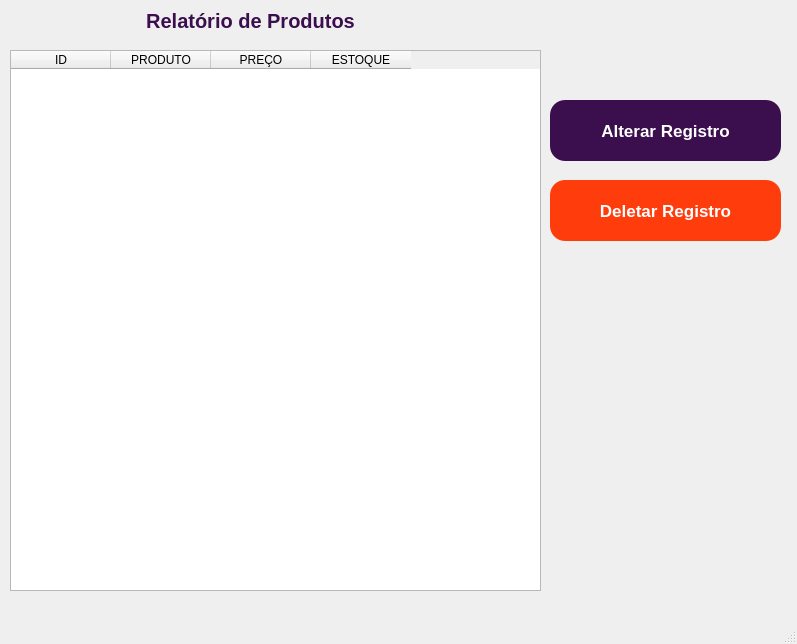
<?xml version="1.0" encoding="UTF-8"?>
<ui version="4.0">
 <class>MainWindow</class>
 <widget class="QMainWindow" name="MainWindow">
  <property name="geometry">
   <rect>
    <x>0</x>
    <y>0</y>
    <width>797</width>
    <height>644</height>
   </rect>
  </property>
  <property name="windowTitle">
   <string>MainWindow</string>
  </property>
  <widget class="QWidget" name="centralwidget">
   <widget class="QLabel" name="label">
    <property name="geometry">
     <rect>
      <x>-150</x>
      <y>-20</y>
      <width>801</width>
      <height>81</height>
     </rect>
    </property>
    <property name="font">
     <font>
      <pointsize>15</pointsize>
      <weight>75</weight>
      <bold>true</bold>
     </font>
    </property>
    <property name="styleSheet">
     <string notr="true">color: rgb(59, 14, 77)</string>
    </property>
    <property name="text">
     <string>Relatório de Produtos</string>
    </property>
    <property name="alignment">
     <set>Qt::AlignCenter</set>
    </property>
   </widget>
   <widget class="QTableWidget" name="tableWidget">
    <property name="geometry">
     <rect>
      <x>10</x>
      <y>50</y>
      <width>531</width>
      <height>541</height>
     </rect>
    </property>
    <property name="styleSheet">
     <string notr="true"/>
    </property>
    <column>
     <property name="text">
      <string>ID</string>
     </property>
     <property name="textAlignment">
      <set>AlignCenter</set>
     </property>
    </column>
    <column>
     <property name="text">
      <string>PRODUTO</string>
     </property>
    </column>
    <column>
     <property name="text">
      <string>PREÇO</string>
     </property>
    </column>
    <column>
     <property name="text">
      <string>ESTOQUE</string>
     </property>
    </column>
   </widget>
   <widget class="QPushButton" name="btnAlterar">
    <property name="geometry">
     <rect>
      <x>550</x>
      <y>100</y>
      <width>231</width>
      <height>61</height>
     </rect>
    </property>
    <property name="font">
     <font>
      <family>Arial</family>
      <pointsize>13</pointsize>
      <weight>75</weight>
      <bold>true</bold>
     </font>
    </property>
    <property name="styleSheet">
     <string notr="true">background-color: rgb(59, 14, 77); color: rgb(255, 255, 255); border-radius: 15px</string>
    </property>
    <property name="text">
     <string>Alterar Registro</string>
    </property>
   </widget>
   <widget class="QPushButton" name="btnDeletar">
    <property name="geometry">
     <rect>
      <x>550</x>
      <y>180</y>
      <width>231</width>
      <height>61</height>
     </rect>
    </property>
    <property name="font">
     <font>
      <family>Arial</family>
      <pointsize>13</pointsize>
      <weight>75</weight>
      <bold>true</bold>
     </font>
    </property>
    <property name="styleSheet">
     <string notr="true">background-color:rgb(255, 60, 12); color: rgb(255, 255, 255); border-radius: 15px</string>
    </property>
    <property name="text">
     <string>Deletar Registro</string>
    </property>
   </widget>
   <zorder>tableWidget</zorder>
   <zorder>label</zorder>
   <zorder>btnAlterar</zorder>
   <zorder>btnDeletar</zorder>
  </widget>
  <widget class="QMenuBar" name="menubar">
   <property name="geometry">
    <rect>
     <x>0</x>
     <y>0</y>
     <width>797</width>
     <height>26</height>
    </rect>
   </property>
  </widget>
  <widget class="QStatusBar" name="statusbar"/>
 </widget>
 <resources/>
 <connections/>
</ui>
